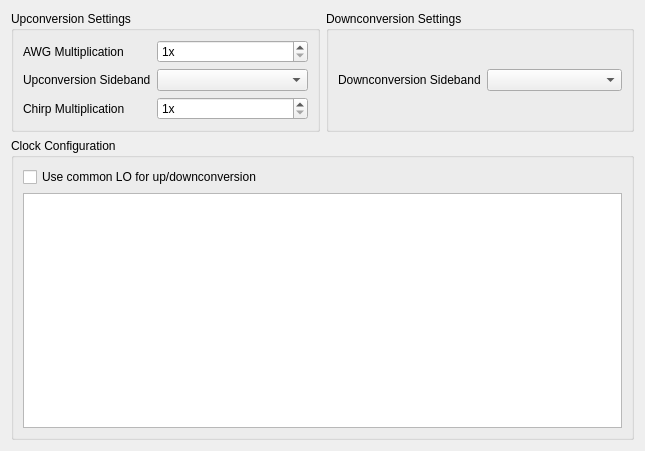
<?xml version="1.0" encoding="UTF-8"?>
<ui version="4.0">
 <class>RfConfigWidget</class>
 <widget class="QWidget" name="RfConfigWidget">
  <property name="geometry">
   <rect>
    <x>0</x>
    <y>0</y>
    <width>645</width>
    <height>451</height>
   </rect>
  </property>
  <property name="windowTitle">
   <string>Form</string>
  </property>
  <layout class="QVBoxLayout" name="verticalLayout_2" stretch="0,1">
   <item>
    <layout class="QHBoxLayout" name="horizontalLayout">
     <item>
      <widget class="QGroupBox" name="upconversionBox">
       <property name="title">
        <string>Upconversion Settings</string>
       </property>
       <layout class="QFormLayout" name="formLayout">
        <item row="0" column="0">
         <widget class="QLabel" name="label">
          <property name="sizePolicy">
           <sizepolicy hsizetype="Preferred" vsizetype="Expanding">
            <horstretch>0</horstretch>
            <verstretch>0</verstretch>
           </sizepolicy>
          </property>
          <property name="text">
           <string>AWG Multiplication</string>
          </property>
         </widget>
        </item>
        <item row="0" column="1">
         <widget class="QSpinBox" name="awgMultBox">
          <property name="suffix">
           <string>x</string>
          </property>
          <property name="minimum">
           <number>1</number>
          </property>
          <property name="maximum">
           <number>1000</number>
          </property>
         </widget>
        </item>
        <item row="1" column="0">
         <widget class="QLabel" name="upconversionSidebandLabel">
          <property name="sizePolicy">
           <sizepolicy hsizetype="Preferred" vsizetype="Expanding">
            <horstretch>0</horstretch>
            <verstretch>0</verstretch>
           </sizepolicy>
          </property>
          <property name="text">
           <string>Upconversion Sideband</string>
          </property>
         </widget>
        </item>
        <item row="1" column="1">
         <widget class="QComboBox" name="upconversionSidebandComboBox"/>
        </item>
        <item row="2" column="0">
         <widget class="QLabel" name="chirpMultiplicationLabel">
          <property name="sizePolicy">
           <sizepolicy hsizetype="Preferred" vsizetype="Expanding">
            <horstretch>0</horstretch>
            <verstretch>0</verstretch>
           </sizepolicy>
          </property>
          <property name="text">
           <string>Chirp Multiplication</string>
          </property>
         </widget>
        </item>
        <item row="2" column="1">
         <widget class="QSpinBox" name="chirpMultiplicationSpinBox">
          <property name="suffix">
           <string>x</string>
          </property>
          <property name="minimum">
           <number>1</number>
          </property>
          <property name="maximum">
           <number>1000</number>
          </property>
         </widget>
        </item>
       </layout>
      </widget>
     </item>
     <item>
      <widget class="QGroupBox" name="downconversionBox">
       <property name="title">
        <string>Downconversion Settings</string>
       </property>
       <layout class="QFormLayout" name="formLayout_2">
        <item row="0" column="1">
         <widget class="QComboBox" name="downconversionSidebandComboBox"/>
        </item>
        <item row="0" column="0">
         <widget class="QLabel" name="label_2">
          <property name="sizePolicy">
           <sizepolicy hsizetype="Preferred" vsizetype="Expanding">
            <horstretch>0</horstretch>
            <verstretch>0</verstretch>
           </sizepolicy>
          </property>
          <property name="text">
           <string>Downconversion Sideband</string>
          </property>
         </widget>
        </item>
       </layout>
      </widget>
     </item>
    </layout>
   </item>
   <item>
    <widget class="QGroupBox" name="clockConfigBox">
     <property name="title">
      <string>Clock Configuration</string>
     </property>
     <layout class="QVBoxLayout" name="verticalLayout">
      <item>
       <widget class="QCheckBox" name="commonLoCheckBox">
        <property name="text">
         <string>Use common LO for up/downconversion</string>
        </property>
       </widget>
      </item>
      <item>
       <widget class="QTableView" name="clockTableView"/>
      </item>
     </layout>
    </widget>
   </item>
  </layout>
 </widget>
 <resources/>
 <connections/>
</ui>
